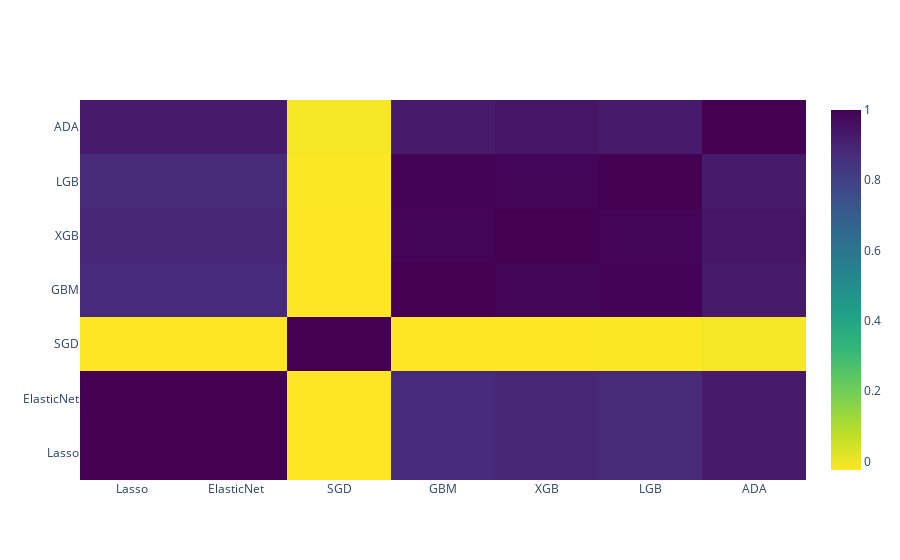

Write notebook code for a chart like this one.
### Code cell
#Correlation heatmap of the second level training set
chst = [
    go.Heatmap(
    z= base_predictions_train.astype(float).corr().values,
    x= base_predictions_train.columns.values,
    y= base_predictions_train.columns.values,
    colorscale='Viridis', showscale=True, reversescale=True)
]
py.iplot(chst, filename='labeled-heatmap')

"""
Note: There are a few articles that have suggested that they are merits
of having trained models that are more uncorrelated with one and other
produce better results.
"""

### Figure 1 — Plotly figure (JSON) as saved in the notebook; plotly's stock layout.template omitted (floating-point values rounded to 4 significant figures)
{"data": [{"colorscale": [[0, "#440154"], [0.1111, "#482878"], [0.2222, "#3e4989"], [0.3333, "#31688e"], [0.4444, "#26828e"], [0.5556, "#1f9e89"], [0.6667, "#35b779"], [0.7778, "#6ece58"], [0.8889, "#b5de2b"], [1, "#fde725"]], "reversescale": true, "showscale": true, "y": ["Lasso", "ElasticNet", "SGD", "GBM", "XGB", "LGB", "ADA"], "x": ["Lasso", "ElasticNet", "SGD", "GBM", "XGB", "LGB", "ADA"], "z": [[1, 1.0, -0.02431, 0.8783, 0.8927, 0.8769, 0.9267], [1.0, 1, -0.02423, 0.8786, 0.893, 0.8772, 0.9269], [-0.02431, -0.02423, 1, -0.02395, -0.02377, -0.02334, -0.01181], [0.8783, 0.8786, -0.02395, 1, 0.9908, 0.9931, 0.9272], [0.8927, 0.893, -0.02377, 0.9908, 1, 0.9906, 0.9418], [0.8769, 0.8772, -0.02334, 0.9931, 0.9906, 1, 0.927], [0.9267, 0.9269, -0.01181, 0.9272, 0.9418, 0.927, 1]], "type": "heatmap"}], "layout": {}}
